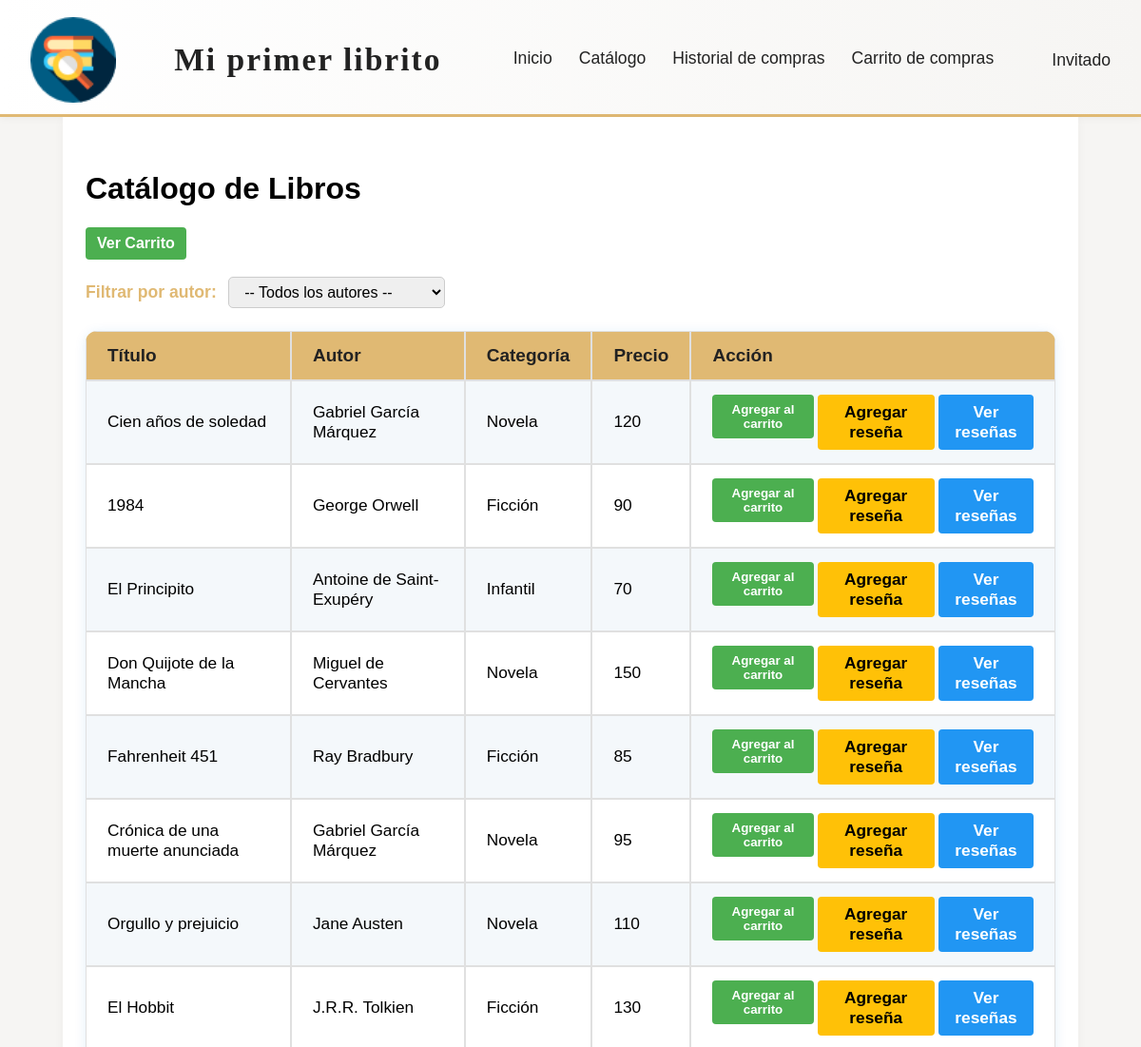
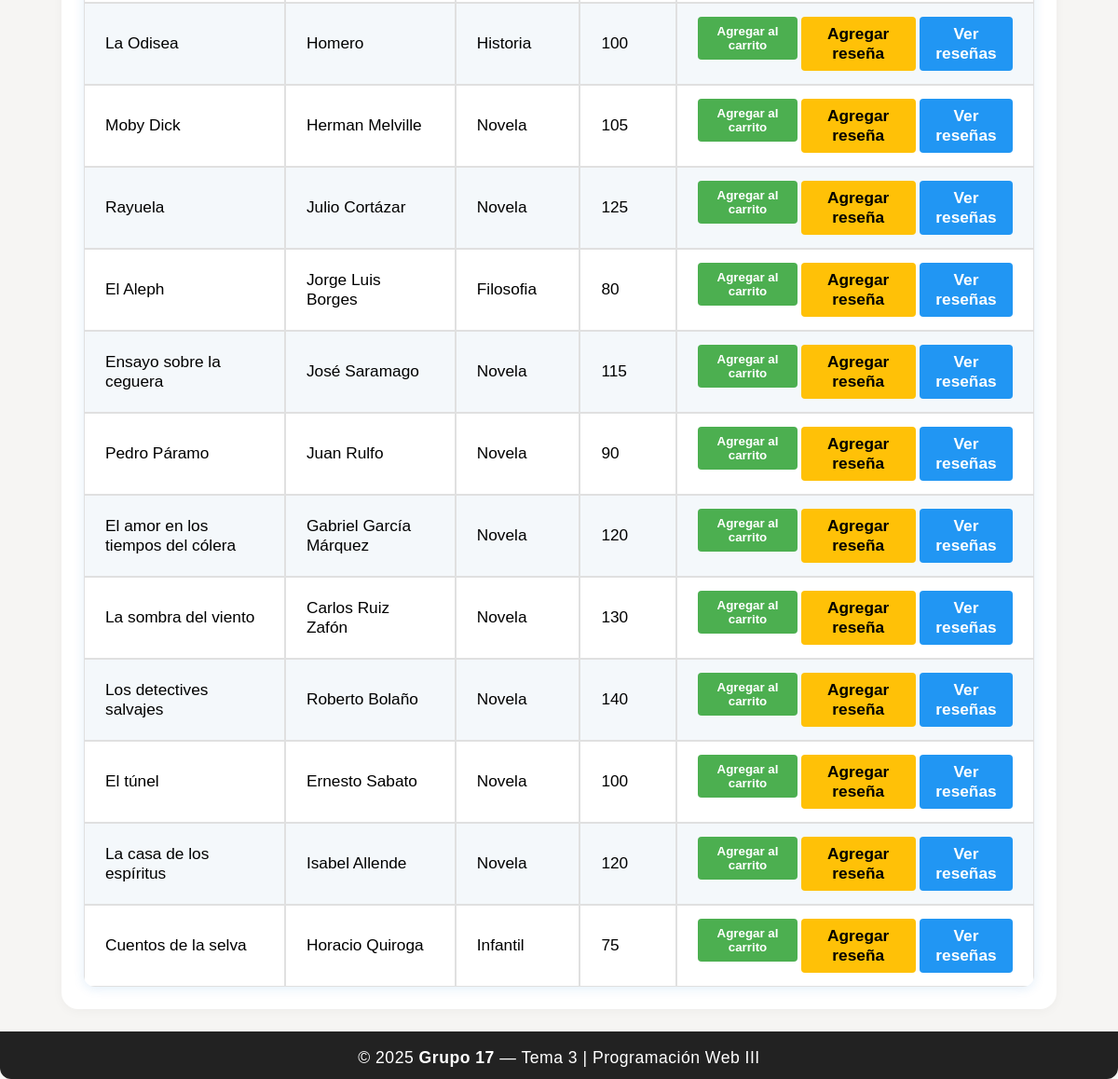
Screenshot of /catalogo/ with the database file from the repository (2 pictures, top to bottom).
### app/models.py (models this page shows, shortened)
class Libro(models.Model):
    titulo = models.CharField(max_length=200)
    autor = models.CharField(max_length=100)
    categoria = models.CharField(max_length=100, blank=True, null=True)
    precio = models.IntegerField(default=0)
    fecha_publicacion = models.DateField(null=True, blank=True)

### app/views.py (the view)
# urls.py: path('catalogo/', views.catalogo_libros, name='catalogo_libros'),
def catalogo_libros(request):
    autor_filtrado = request.GET.get('autor')
    if autor_filtrado:
        libros = Libro.objects.filter(autor=autor_filtrado)
    else:
        libros = Libro.objects.all()
    autores = Libro.objects.values_list('autor', flat=True).distinct()
    return render(request, 'catalogo_libros.html', {
        'libros': libros,
        'autores': autores
    })

### app/templates/catalogo_libros.html (shortened to what this page needs)
{% load static %}
<!DOCTYPE html>
<html lang="es">
<head>
    <link rel="stylesheet" href="{% static 'estilos.css' %}">
</head>
<body>
    <div class="layout-flex">
        <header class="main-header">
            <div class="header-content">
                <img src="{% static 'img/libreriaicon.png' %}" alt="Logo" class="logo-header">
                <div class="header-title">
                    <span class="logo-text">Mi primer <strong>librito</strong></span>
                </div>
                <nav class="main-nav">
                    <a href="{% url 'inicio' %}">Inicio</a>
                    <a href="{% url 'catalogo_libros' %}">Catálogo</a>
                    <a href="{% url 'historial_compras' %}">Historial de compras</a>
                    <a href="{% url 'ver_carrito' %}">Carrito de compras</a>
                </nav>
                <div class="user-menu">
                    {% if user.is_authenticated %}
                        <span style="color: #388e3c; font-weight: bold;">
                            <svg xmlns="http://www.w3.org/2000/svg" width="18" height="18" viewBox="0 0 24 24" fill="#388e3c" style="vertical-align: middle; margin-right: 4px;"><circle cx="12" cy="12" r="10"/><circle cx="12" cy="10" r="3" fill="#fff"/><path d="M12 13c-3 0-5 1.5-5 3v1h10v-1c0-1.5-2-3-5-3z" fill="#fff"/></svg>
                            {{ user.username }}
                            <a href="{% url 'usuario_logout' %}" class="logout-btn" title="Cerrar sesión" style="margin-left:8px; padding:2px 8px; background:#e74c3c; color:#fff; border-radius:4px; font-size:0.95em; text-decoration:none; font-weight:500; vertical-align:middle;">Salir</a>
                        </span>
                    {% else %}
                        <span>Invitado</span>
                    {% endif %}
                </div>
            </div>
        </header>
        <main class="main-content">
            <h1>Catálogo de Libros</h1>
            <div class="catalogo-bar">
                <a href="{% url 'ver_carrito' %}" class="btn-success">Ver Carrito</a>
            </div>
            <form method="get" action="" class="filtro-autor">
                <label for="autor">Filtrar por autor:</label>
                <select name="autor" id="autor" onchange="this.form.submit()">
                    <option value="">-- Todos los autores --</option>
                </select>
            </form>
            <table class="tabla-catalogo modern-table">
                <tr>
                    <th>Título</th>
                    <th>Autor</th>
                    <th>Categoría</th>
                    <th>Precio</th>
                    <th>Acción</th>
                </tr>
                {% for libro in libros %}
                <tr>
                    <td>{{ libro.titulo }}</td>
                    <td>{{ libro.autor }}</td>
                    <td>{{ libro.categoria }}</td>
                    <td>{{ libro.precio }}</td>
                    <td>
                        <div class="button-container">
                            <form method="post" action="{% url 'agregar_al_carrito' libro.pk %}" style="margin:0;">
                                <button type="submit" class="btn-success">Agregar al carrito</button>
                            </form>
                            <a href="{% url 'agregar_resena' libro.pk %}" class="btn-warning">Agregar reseña</a>
                            <a href="{% url 'ver_resenas' libro.pk %}" class="btn-info">Ver reseñas</a>
                        </div>
                    </td>
                </tr>
                {% empty %}
                <tr><td colspan="5">No hay libros en el catálogo.</td></tr>
                {% endfor %}
            </table>
        </main>
        <footer class="main-footer">
            <span>&copy; 2025 <strong>Grupo 17</strong> — Tema 3 | Programación Web III</span>
        </footer>
    </div>
</body>
</html>

### app/static/estilos.css (style rules this page uses)
body { margin: 0; padding: 0; min-height: 100vh; font-family: Arial, sans-serif; background: #f4f8fb; }
.layout-flex { min-height: 100vh; display: flex; flex-direction: column; background: #f6f5f3; }
.main-header { background: linear-gradient(90deg, #fff 0%, #f6f5f3 100%); border-bottom: 3px solid #e0b973; box-shadow: 0 2px 8px rgba(0,0,0,0.04); }
.header-content { display: flex; align-items: center; justify-content: space-between; max-width: 1200px; margin: 0 auto; padding: 18px 32px 12px 32px; }
.logo-header { width: 90px; height: auto; margin-right: 18px; }
.header-title { display: flex; flex-direction: column; margin-right: 32px; }
.logo-text { font-size: 2.1em; font-family: 'Georgia', serif; font-weight: bold; color: #222; letter-spacing: 2px; }
.main-nav { display: flex; gap: 28px; }
.main-nav a { color: #222; font-weight: 500; text-decoration: none; font-size: 1.1em; transition: color 0.2s, border-bottom 0.2s; border-bottom: 2px solid transparent; padding-bottom: 2px; }
.user-menu { color: #222; font-size: 1.1em; font-weight: 500; margin-left: 18px; }
.main-content { flex: 1; max-width: 1020px; margin: 0 auto; width: 95%; padding: 36px 24px 24px 24px; background: #fff; border-radius: 0 0 18px 18px; box-shadow: 0 2px 12px rgba(0,0,0,0.04); }
.catalogo-bar { display: flex; gap: 16px; margin-bottom: 18px; }
.filtro-autor { margin-bottom: 24px; }
.filtro-autor label { font-size: 1.1em; color: #e0b973; font-weight: bold; margin-right: 8px; }
.filtro-autor select { padding: 6px 12px; border-radius: 5px; border: 1px solid #ccc; font-size: 1em; }
.tabla-catalogo { width: 100%; border-collapse: collapse; margin-top: 18px; background: #f6f5f3; }
.tabla-catalogo th, .tabla-catalogo td { border: 1px solid #e0e0e0; padding: 12px 10px; text-align: center; }
.tabla-catalogo th { background: #e0b973; color: #222; font-size: 1.1em; }
.tabla-catalogo tr:nth-child(even) { background: #f9f7f3; }
.btn-success, .btn-warning, .btn-info { padding: 8px 12px; border: none; border-radius: 4px; cursor: pointer; font-weight: bold; text-decoration: none; display: inline-block; text-align: center; }
.btn-success { background-color: #4CAF50; color: white; }
.btn-warning { background-color: #FFC107; color: black; }
.btn-info { background-color: #2196F3; color: white; }
.main-footer { background: #222; color: #fff; text-align: center; padding: 18px 0 12px 0; font-size: 1.1em; letter-spacing: 0.5px; border-radius: 0 0 12px 12px; margin-top: 24px; }
.modern-table { border-collapse: separate; border-spacing: 0; min-width: 400px; background: #fff; border-radius: 12px; box-shadow: 0 2px 12px #1976d220; overflow: hidden; font-size: 1.08em; }
.modern-table th, .modern-table td { padding: 14px 22px; text-align: left; }
.modern-table tbody tr:nth-child(even) { background: #f4f8fb; }
.button-container { display: flex; gap: 4px; }

### rows the page displays
Libro: titulo "Cien años de soledad", autor "Gabriel García Márquez", categoria "Novela", precio "120"
Libro: titulo "1984", autor "George Orwell", categoria "Ficción", precio "90"
Libro: titulo "El Principito", autor "Antoine de Saint-Exupéry", categoria "Infantil", precio "70"
Libro: titulo "Don Quijote de la Mancha", autor "Miguel de Cervantes", categoria "Novela", precio "150"
Libro: titulo "Fahrenheit 451", autor "Ray Bradbury", categoria "Ficción", precio "85"
Libro: titulo "Crónica de una muerte anunciada", autor "Gabriel García Márquez", categoria "Novela", precio "95"
Libro: titulo "Orgullo y prejuicio", autor "Jane Austen", categoria "Novela", precio "110"
Libro: titulo "El Hobbit", autor "J.R.R. Tolkien", categoria "Ficción", precio "130"
Libro: titulo "La Odisea", autor "Homero", categoria "Historia", precio "100"
Libro: titulo "Moby Dick", autor "Herman Melville", categoria "Novela", precio "105"
Libro: titulo "Rayuela", autor "Julio Cortázar", categoria "Novela", precio "125"
Libro: titulo "El Aleph", autor "Jorge Luis Borges", categoria "Filosofia", precio "80"
Libro: titulo "Ensayo sobre la ceguera", autor "José Saramago", categoria "Novela", precio "115"
Libro: titulo "Pedro Páramo", autor "Juan Rulfo", categoria "Novela", precio "90"
Libro: titulo "El amor en los tiempos del cólera", autor "Gabriel García Márquez", categoria "Novela", precio "120"
Libro: titulo "La sombra del viento", autor "Carlos Ruiz Zafón", categoria "Novela", precio "130"
Libro: titulo "Los detectives salvajes", autor "Roberto Bolaño", categoria "Novela", precio "140"
Libro: titulo "El túnel", autor "Ernesto Sabato", categoria "Novela", precio "100"
Libro: titulo "La casa de los espíritus", autor "Isabel Allende", categoria "Novela", precio "120"
Libro: titulo "Cuentos de la selva", autor "Horacio Quiroga", categoria "Infantil", precio "75"
